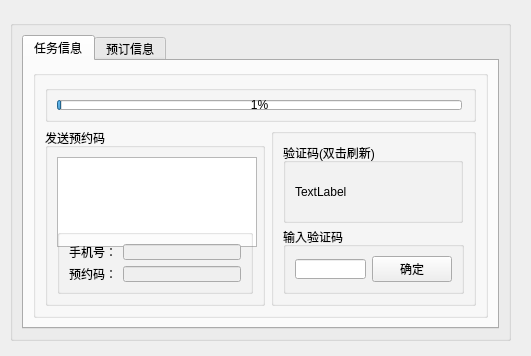
<?xml version="1.0" encoding="UTF-8"?>
<ui version="4.0">
 <class>Widget</class>
 <widget class="QWidget" name="Widget">
  <property name="geometry">
   <rect>
    <x>0</x>
    <y>0</y>
    <width>531</width>
    <height>356</height>
   </rect>
  </property>
  <property name="windowTitle">
   <string>Widget</string>
  </property>
  <widget class="QGroupBox" name="groupBox_8">
   <property name="geometry">
    <rect>
     <x>10</x>
     <y>20</y>
     <width>501</width>
     <height>321</height>
    </rect>
   </property>
   <property name="maximumSize">
    <size>
     <width>530</width>
     <height>435</height>
    </size>
   </property>
   <property name="title">
    <string/>
   </property>
   <layout class="QVBoxLayout" name="verticalLayout_10">
    <item>
     <widget class="QTabWidget" name="tWTask">
      <property name="currentIndex">
       <number>0</number>
      </property>
      <property name="documentMode">
       <bool>false</bool>
      </property>
      <widget class="QWidget" name="tab_1">
       <attribute name="title">
        <string>任务信息</string>
       </attribute>
       <layout class="QVBoxLayout" name="verticalLayout_5">
        <item>
         <widget class="QGroupBox" name="groupBox_7">
          <property name="title">
           <string/>
          </property>
          <layout class="QVBoxLayout" name="verticalLayout_11">
           <item>
            <layout class="QVBoxLayout" name="verticalLayout_8">
             <item>
              <widget class="QGroupBox" name="groupBox_5">
               <property name="title">
                <string/>
               </property>
               <layout class="QVBoxLayout" name="verticalLayout_3">
                <item>
                 <widget class="QProgressBar" name="progressBar">
                  <property name="maximumSize">
                   <size>
                    <width>405</width>
                    <height>10</height>
                   </size>
                  </property>
                  <property name="layoutDirection">
                   <enum>Qt::LeftToRight</enum>
                  </property>
                  <property name="autoFillBackground">
                   <bool>true</bool>
                  </property>
                  <property name="inputMethodHints">
                   <set>Qt::ImhNone</set>
                  </property>
                  <property name="value">
                   <number>1</number>
                  </property>
                  <property name="textVisible">
                   <bool>true</bool>
                  </property>
                  <property name="textDirection">
                   <enum>QProgressBar::TopToBottom</enum>
                  </property>
                 </widget>
                </item>
               </layout>
              </widget>
             </item>
             <item>
              <layout class="QHBoxLayout" name="horizontalLayout_4">
               <item>
                <widget class="QGroupBox" name="groupBox_2">
                 <property name="maximumSize">
                  <size>
                   <width>220</width>
                   <height>196</height>
                  </size>
                 </property>
                 <property name="sizeIncrement">
                  <size>
                   <width>5</width>
                   <height>5</height>
                  </size>
                 </property>
                 <property name="title">
                  <string>发送预约码</string>
                 </property>
                 <layout class="QVBoxLayout" name="verticalLayout_2">
                  <item>
                   <widget class="QPlainTextEdit" name="pTSmsChallengInfo">
                    <property name="minimumSize">
                     <size>
                      <width>200</width>
                      <height>90</height>
                     </size>
                    </property>
                    <property name="maximumSize">
                     <size>
                      <width>200</width>
                      <height>100</height>
                     </size>
                    </property>
                   </widget>
                  </item>
                  <item>
                   <widget class="QGroupBox" name="groupBox_3">
                    <property name="maximumSize">
                     <size>
                      <width>200</width>
                      <height>70</height>
                     </size>
                    </property>
                    <property name="title">
                     <string/>
                    </property>
                    <layout class="QVBoxLayout" name="verticalLayout">
                     <item>
                      <layout class="QHBoxLayout" name="horizontalLayout_6">
                       <item>
                        <widget class="QLabel" name="label_4">
                         <property name="text">
                          <string>手机号：</string>
                         </property>
                        </widget>
                       </item>
                       <item>
                        <widget class="QLineEdit" name="lEPhoneNumber">
                         <property name="enabled">
                          <bool>false</bool>
                         </property>
                        </widget>
                       </item>
                      </layout>
                     </item>
                     <item>
                      <layout class="QHBoxLayout" name="horizontalLayout_7">
                       <item>
                        <widget class="QLabel" name="label_5">
                         <property name="text">
                          <string>预约码：</string>
                         </property>
                        </widget>
                       </item>
                       <item>
                        <widget class="QLineEdit" name="lEReservCode">
                         <property name="enabled">
                          <bool>false</bool>
                         </property>
                         <property name="maximumSize">
                          <size>
                           <width>128</width>
                           <height>20</height>
                          </size>
                         </property>
                        </widget>
                       </item>
                      </layout>
                     </item>
                    </layout>
                   </widget>
                  </item>
                 </layout>
                </widget>
               </item>
               <item>
                <widget class="QGroupBox" name="groupBox_9">
                 <property name="title">
                  <string/>
                 </property>
                 <layout class="QVBoxLayout" name="verticalLayout_7">
                  <item>
                   <widget class="QGroupBox" name="groupBox">
                    <property name="minimumSize">
                     <size>
                      <width>180</width>
                      <height>80</height>
                     </size>
                    </property>
                    <property name="maximumSize">
                     <size>
                      <width>180</width>
                      <height>100</height>
                     </size>
                    </property>
                    <property name="title">
                     <string>验证码(双击刷新)</string>
                    </property>
                    <layout class="QHBoxLayout" name="horizontalLayout_3">
                     <item>
                      <widget class="QLabel" name="lbVerifyCodePic">
                       <property name="maximumSize">
                        <size>
                         <width>161</width>
                         <height>78</height>
                        </size>
                       </property>
                       <property name="text">
                        <string>TextLabel</string>
                       </property>
                      </widget>
                     </item>
                    </layout>
                   </widget>
                  </item>
                  <item>
                   <widget class="QGroupBox" name="groupBox_4">
                    <property name="title">
                     <string>输入验证码</string>
                    </property>
                    <layout class="QHBoxLayout" name="horizontalLayout_2">
                     <item>
                      <layout class="QHBoxLayout" name="horizontalLayout">
                       <item>
                        <widget class="QLineEdit" name="lEVerfiyCode">
                         <property name="maximumSize">
                          <size>
                           <width>84</width>
                           <height>20</height>
                          </size>
                         </property>
                        </widget>
                       </item>
                       <item>
                        <widget class="QPushButton" name="pBOk">
                         <property name="text">
                          <string>确定</string>
                         </property>
                        </widget>
                       </item>
                      </layout>
                     </item>
                    </layout>
                   </widget>
                  </item>
                 </layout>
                </widget>
               </item>
              </layout>
             </item>
            </layout>
           </item>
          </layout>
         </widget>
        </item>
       </layout>
      </widget>
      <widget class="QWidget" name="tab_2">
       <attribute name="title">
        <string>预订信息</string>
       </attribute>
      </widget>
     </widget>
    </item>
   </layout>
  </widget>
 </widget>
 <resources/>
 <connections/>
</ui>
